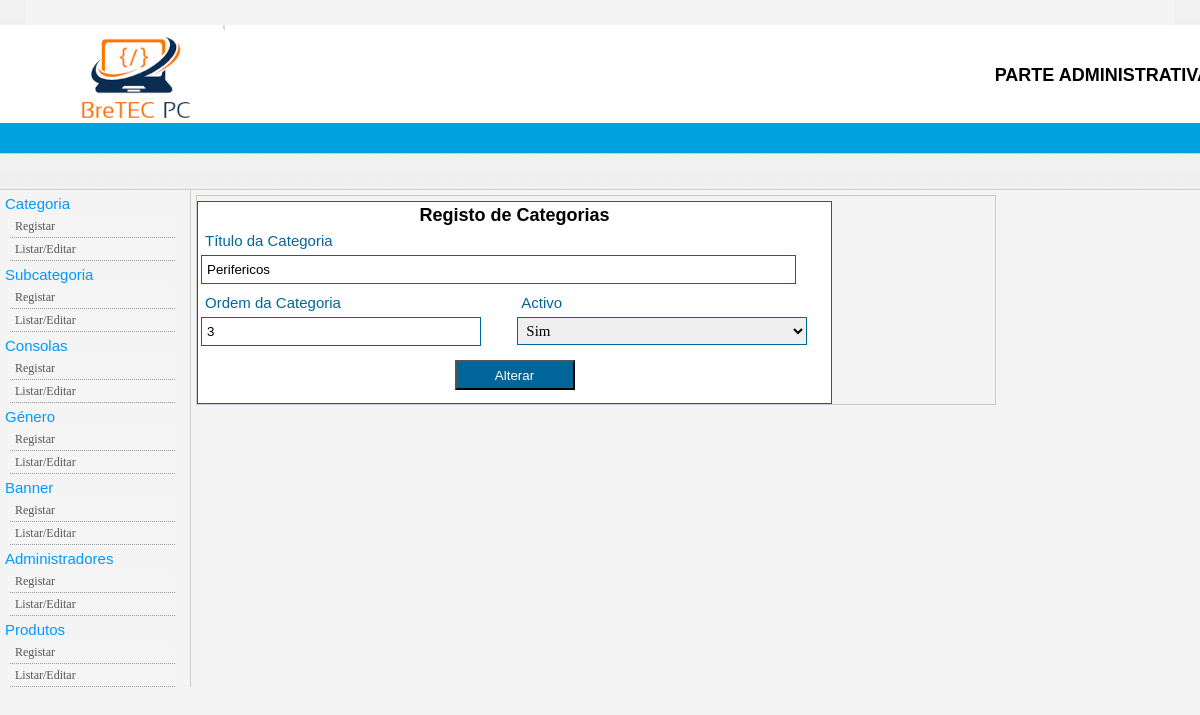
The page /admin/index.php?link=3&acao=Alterar&id=3 on the database its author committed.
### tables this page shows
CREATE TABLE `categorias` (
  `id_categoria` int(11) NOT NULL,
  `categoria` varchar(150) NOT NULL,
  `ordem_categoria` int(11) NOT NULL,
  `activo_categoria` varchar(1) NOT NULL DEFAULT 'S'
);

### admin/classes/conexaoMySQL.php (called while the page is built, shortened)
<?php
	class conexaoMySQL
	{
		protected $conexao;
		public function __construct()
		{
			$this->banco		="lojabre";
		}
		function conectar()
		{
	     	$this->conexao = mysqli_connect('localhost', 'root', '', 'lojabre');
		}
		function executarSQL($sql)
		{
			$this->qry = mysqli_query($this->conexao, $sql);
			return $this->qry;
		}
		function listar($qr)
		{
			$this->dados= mysqli_fetch_assoc($qr);
			return $this->dados;
		}
	}
?>

### admin/classes/DadosDoBanco.php (called while the page is built, shortened)
<?php
include_once("conexaoMySQL.php");
class DadosCategoria extends conexaoMySQL{
	private $id, $categoria, $ordem_categoria, $activo_categoria;
	public function setId($id){
		$this->id = $id;
	}
	public function getCategoria(){
		return $this-> categoria;
	}
	public function getOrdemCategoria(){
		return $this-> ordem_categoria;
	}
	public function getAtivo(){
		return $this-> activo_categoria;
	}
public function mostrarCategoria(){
	$sql= "SELECT * FROM categorias WHERE id_categoria= '$this->id'";
	$qry = self::executarSQL($sql);
	$linha = self::listar($qry);
	$this->id 				= $linha["id_categoria"];
	$this->categoria  		= $linha["categoria"];
	$this->ordem_categoria  = $linha["ordem_categoria"];
	$this->activo_categoria  = $linha["activo_categoria"];
}
}
?>

### admin/frm/frm_categorias.php (the view, shortened to what this page needs)
<?php
	@$acao = $_GET["acao"];
	@$id	  = $_GET["id"];
	if($acao !=""){
		include_once("./classes/DadosDoBanco.php");
		$dados = new DadosCategoria();
		$dados->setId($id);
		$dados->mostrarCategoria();
		$txt_titulo = $dados-> getCategoria();
		$txt_ordem 	= $dados-> getOrdemCategoria();
		$txt_ativo  = $dados-> getAtivo();
	}
?>
<div id="formulario">
	<h2> Registo de Categorias </h2>
	<form action="./op/op_categorias.php" method="post" enctype="multipart/form-data">
		<label>
			<span class="titulo">Título da Categoria </span>
			<input type="text" name="txt_titulo" id="txt_titulo" value="<?php echo @$txt_titulo ?>">
		</label>
		<div class="dois-campos">
			<label>
				<span class="titulo">Ordem da Categoria </span>
				<input type="text" name="txt_ordem" id="txt_ordem" value="<?php echo @$txt_ordem ?>">
			</label>
			<label>
				<span class="titulo">Activo </span>
				<select name="txt_ativo" id="txt_ativo">
					<option value="S" <?php if(@$txt_ativo=="S")echo "selected" ?>> Sim </option>
				</select>
			</label>
		</div>
		<input type="submit" value="<?php if ($acao!=""){ echo $acao;} else{echo "Inserir";} ?>" class="botao" />
	</form>
</div>

### admin/estilos.css (style rules this page uses)
* { margin: 0; padding: 0; box-sizing: border-box; font-family: Verdana, Geneva, Tahoma, sans-serif; }
body { font-family: 'Trebuchet MS', 'Lucida Sans Unicode', 'Lucida Grande', 'Lucida Sans', Arial, sans-serif; font-size: 12px; background: #f4f4f4; }
#direito h2 { text-align: center; }
#formulario { width: 635px; padding: 3px; background: #fff; margin-top: 5px; border: 1px solid #069; }
#formulario label { display: block; }
#formulario label span.titulo { font: 15px tahoma, arial, helvetica; color: #069; display: block; float: left; width: 100%; margin: 6px 4px; }
#formulario label input[type=text], #formulario label input[type=password] { padding: 6px 5px; background: #fff; border: solid 1px #069; width: 595px; outline: none; }
#formulario .dois-campos, #formulario .tres-campos { padding: 4px 0; width: 630px; margin-bottom: 3px; }
#formulario .dois-campos label { width: 305px; margin-right: 8px; }
#formulario .dois-campos label { display: inline-table; width: 305px; margin-right: 8px; }
#formulario .dois-campos label input[type=text] { width: 280px; }
#formulario .dois-campos label select { padding: 4px; width: 290px; font: 15px tahoma; border: solid 1px #069; }
#formulario .botao { width: 120px; display: block; height: 30px; margin: 10px auto; cursor: pointer; background: #069; color: #fff; }

### rows shown on the page
categorias: txt_titulo "Perifericos", txt_ordem "3", txt_ativo "Sim"
